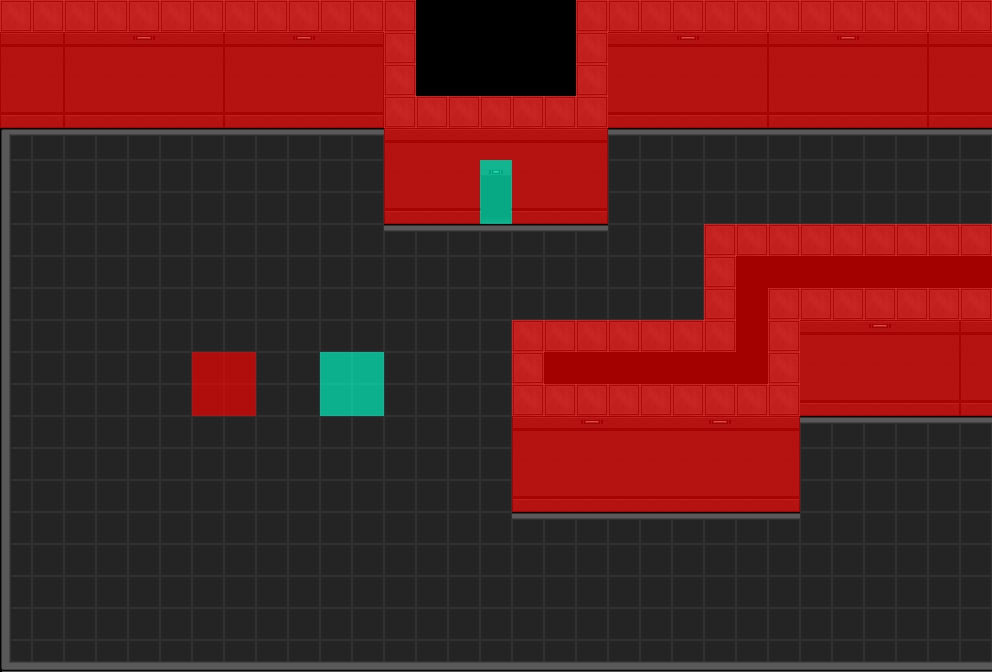

A level layout from a 2D game, rendered from its tile map. Below: a short description, then the map file with tile-grid data replaced by summaries:
An orthogonal 31x21 tile map with 32x32 px tiles, 4 tile layers (Floor, Wall, Item, META).

<map version="1.0" orientation="orthogonal" width="31" height="21" tilewidth="32" tileheight="32">
 <tileset firstgid="1" name="Tiles" tilewidth="32" tileheight="32">
  <image source="../img/Tiles.png" width="320" height="352" />
  <tile id="7">
   <properties>
    <property name="solid" value="true" />
   </properties>
  </tile>
  <tile id="8">
   <properties>
    <property name="door" value="true" />
   </properties>
  </tile>
 </tileset>
 <layer name="Floor" width="31" height="21">
  <data>[651 cells, 407 non-empty, 6 distinct tile ids]</data>
 </layer>
 <layer name="Wall" width="31" height="21">
  <data>[651 cells, 212 non-empty, 10 distinct tile ids]</data>
 </layer>
 <layer name="Item" width="31" height="21">
  <data>[651 cells, 9 non-empty, 3 distinct tile ids]</data>
 </layer>
 <layer name="META" width="31" height="21">
  <data>[651 cells, 237 non-empty, 2 distinct tile ids]</data>
 </layer>
</map>